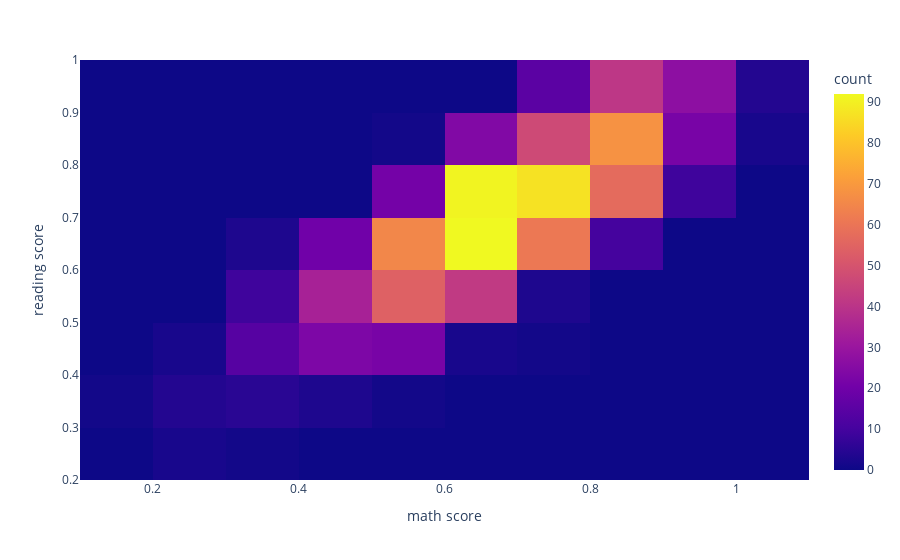

Notebook source saved alongside this figure:
### Code cell
px.density_heatmap(df, x='math score', y='reading score')

### Figure 1 — Plotly figure (JSON) as saved in the notebook; plotly's stock layout.template omitted (floating-point values rounded to 4 significant figures; data arrays with more than 128 entries replaced by an {"elided": "..."} marker saying what was removed)
{"data": [{"coloraxis": "coloraxis", "hovertemplate": "math score=%{x}<br>reading score=%{y}<br>count=%{z}<extra></extra>", "name": "", "type": "histogram2d", "x": {"elided": "1000 float values"}, "xaxis": "x", "xbingroup": "x", "y": {"elided": "1000 float values"}, "yaxis": "y", "ybingroup": "y"}], "layout": {"coloraxis": {"colorbar": {"title": {"text": "count"}}, "colorscale": [[0, "#0d0887"], [0.1111, "#46039f"], [0.2222, "#7201a8"], [0.3333, "#9c179e"], [0.4444, "#bd3786"], [0.5556, "#d8576b"], [0.6667, "#ed7953"], [0.7778, "#fb9f3a"], [0.8889, "#fdca26"], [1, "#f0f921"]]}, "legend": {"tracegroupgap": 0}, "margin": {"t": 60}, "xaxis": {"anchor": "y", "domain": [0, 1], "title": {"text": "math score"}}, "yaxis": {"anchor": "x", "domain": [0, 1], "title": {"text": "reading score"}}}}
